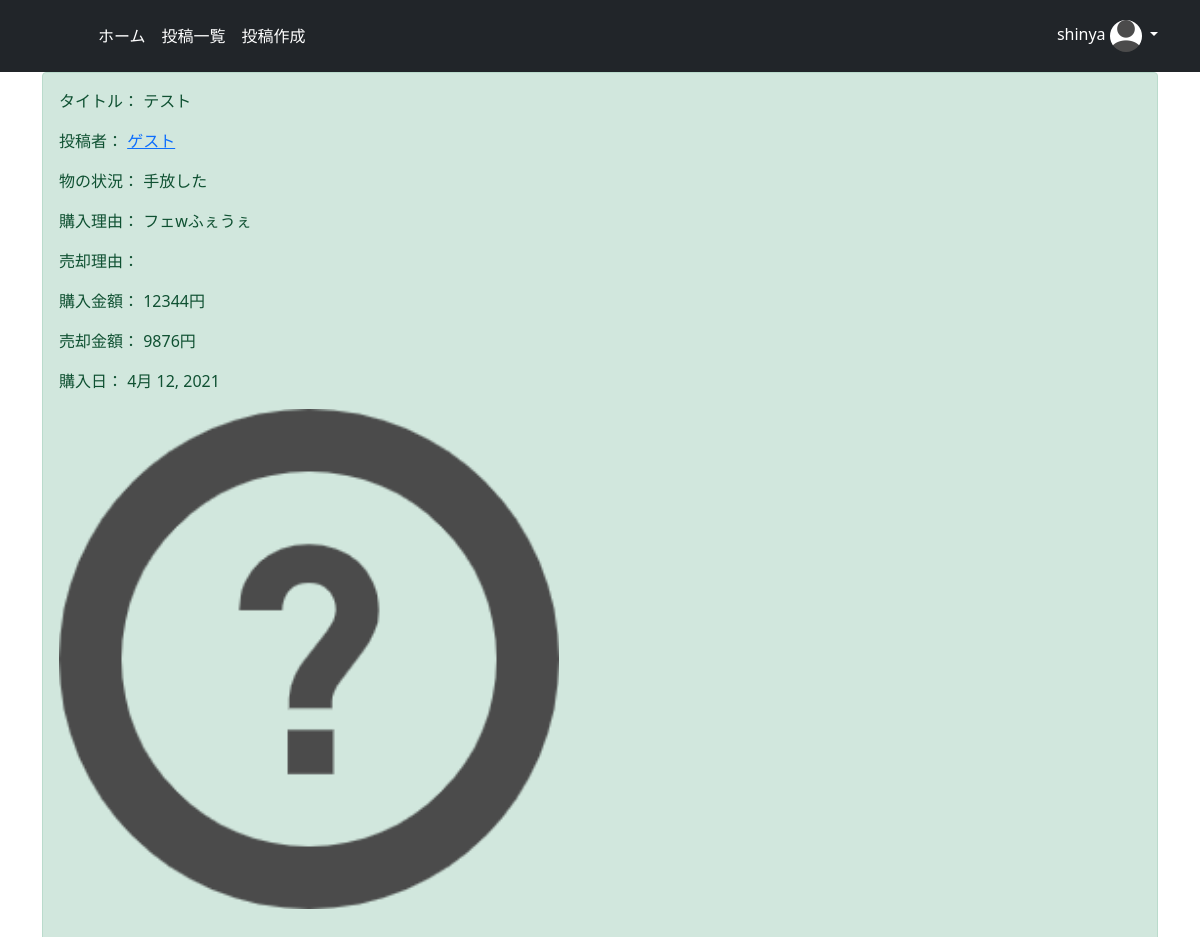
The page /detail/13 (signed in) on the database as committed earlier.
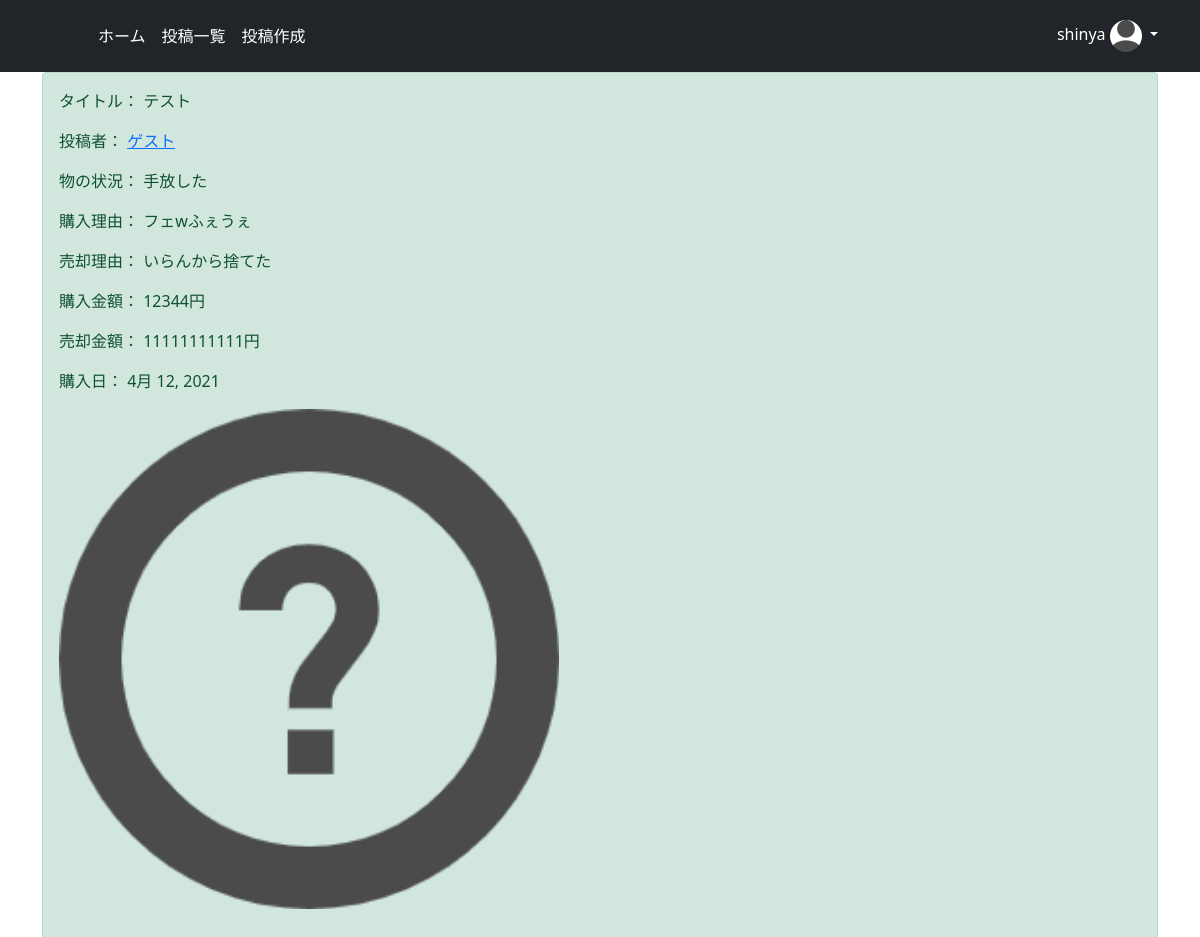
The same page on the database as committed later.
### minimal/models.py (models this page shows, shortened)
class MinimalModel(models.Model):
    title = models.CharField(max_length=20, verbose_name='品物名')
    author = models.ForeignKey(get_user_model(), on_delete=models.CASCADE, verbose_name='購入者')
    buy_reason = models.TextField(verbose_name='購入した理由')
    sell_reason = models.TextField(null=True, blank=True, verbose_name='手放す理由')
    status = models.ForeignKey(ThingStatus, on_delete=models.PROTECT, verbose_name='物の状況')
    obj_image = models.ImageField(upload_to='', blank=True, null=True, default='default_thing_icon.png', verbose_name='物の画像')
    buy_date = models.DateField(verbose_name='購入日')
    buy_price = models.IntegerField(verbose_name='購入金額')
    sell_price = models.IntegerField(null=True, blank=True, verbose_name='売却金額')
    nice_throw = models.IntegerField(null=True, blank=True)

class CustomUser(AbstractUser):
    image = models.ImageField(upload_to='', blank=True, null=True, verbose_name='プロフィール画像', default='default_user_icon.jpeg')

class ThingStatus(models.Model):
    name = models.CharField('物の状況', max_length=50)
    def __str__(self):
        return self.name

### minimal/views.py (the view)
# urls.py: path('detail/<int:pk>', views.detail, name='detail'),
def detail(request, pk):
    object = get_object_or_404(MinimalModel, pk=pk)
    current_user = request.user
    return render(request, 'detail.html', {'object': object, 'current_user': current_user})

### templates/detail.html (shortened to what this page needs)
{% extends 'base.html' %}
{% block content %}
<div class="container">
    <div class="alert alert-success" role="alert">
      <p>タイトル： {{ object.title }}</p>
      <p>投稿者： <a href="{% url 'user_posts' object.author.id %}">{{ object.author }}</a></p>
      <p>物の状況： {{ object.status }}</p>
      <p>購入理由： {{ object.buy_reason }}</p>
      {% if object.sell_reason %}
      <p>売却理由： {{ object.sell_reason }}</p>
      {% else %}
      <p>売却理由： </p>
      {% endif %}
      <p>購入金額： {{ object.buy_price }}円</p>
      {% if object.sell_price %}
      <p>売却金額： {{ object.sell_price }}円</p>
      {% else %}
      <p>売却金額： </p>
      {% endif %}
      <p>購入日： {{ object.buy_date }}</p>
      <p><img src="{{ object.obj_image.url }}" width=500></p>
    </div>
</div>
{% endblock content %}

Rows that differ between the two databases and show on the page:
changed MinimalModel "テスト": sell_reason (not shown) → "いらんから捨てた"; sell_price "9876" → "11111111111"
